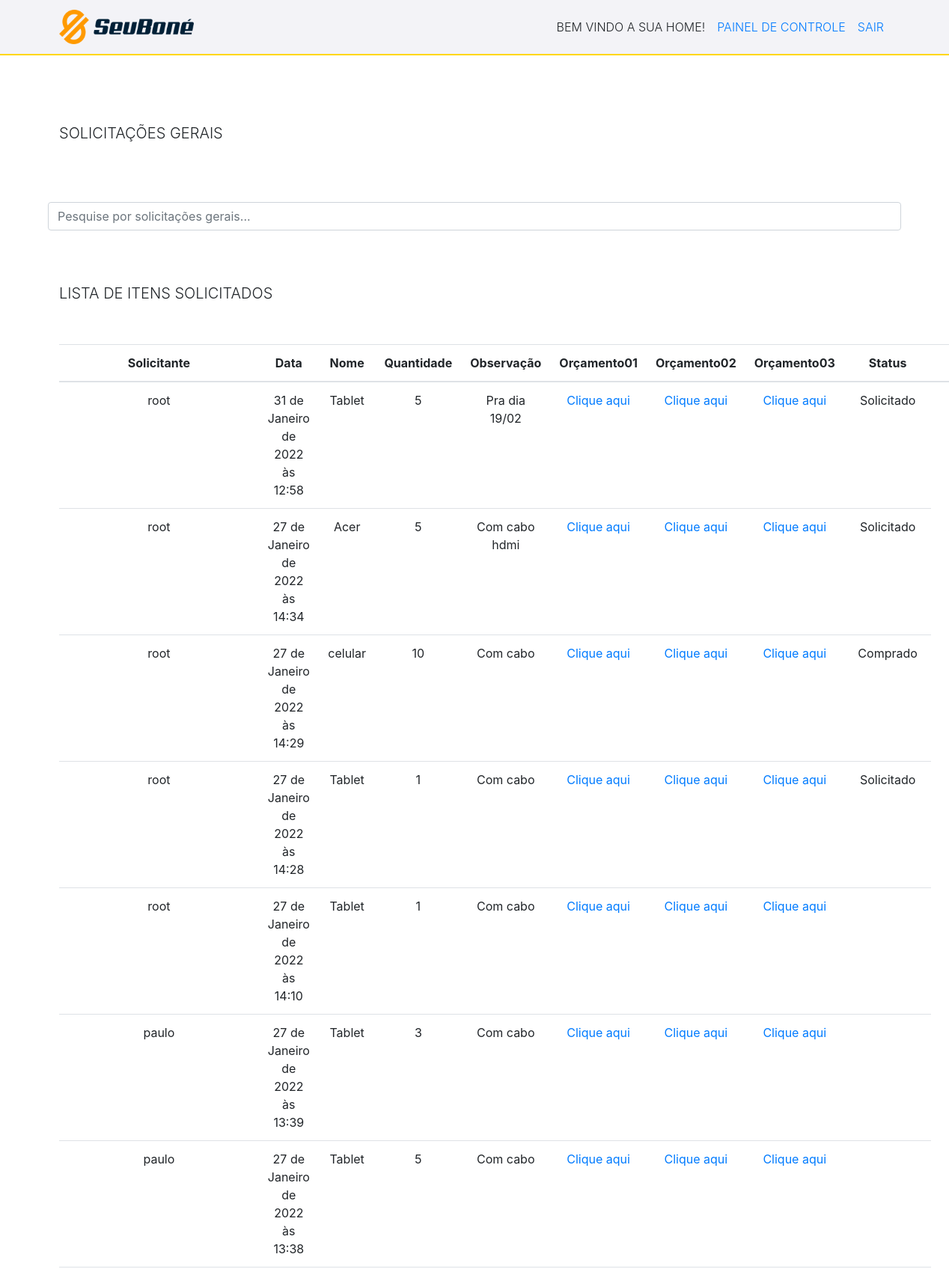
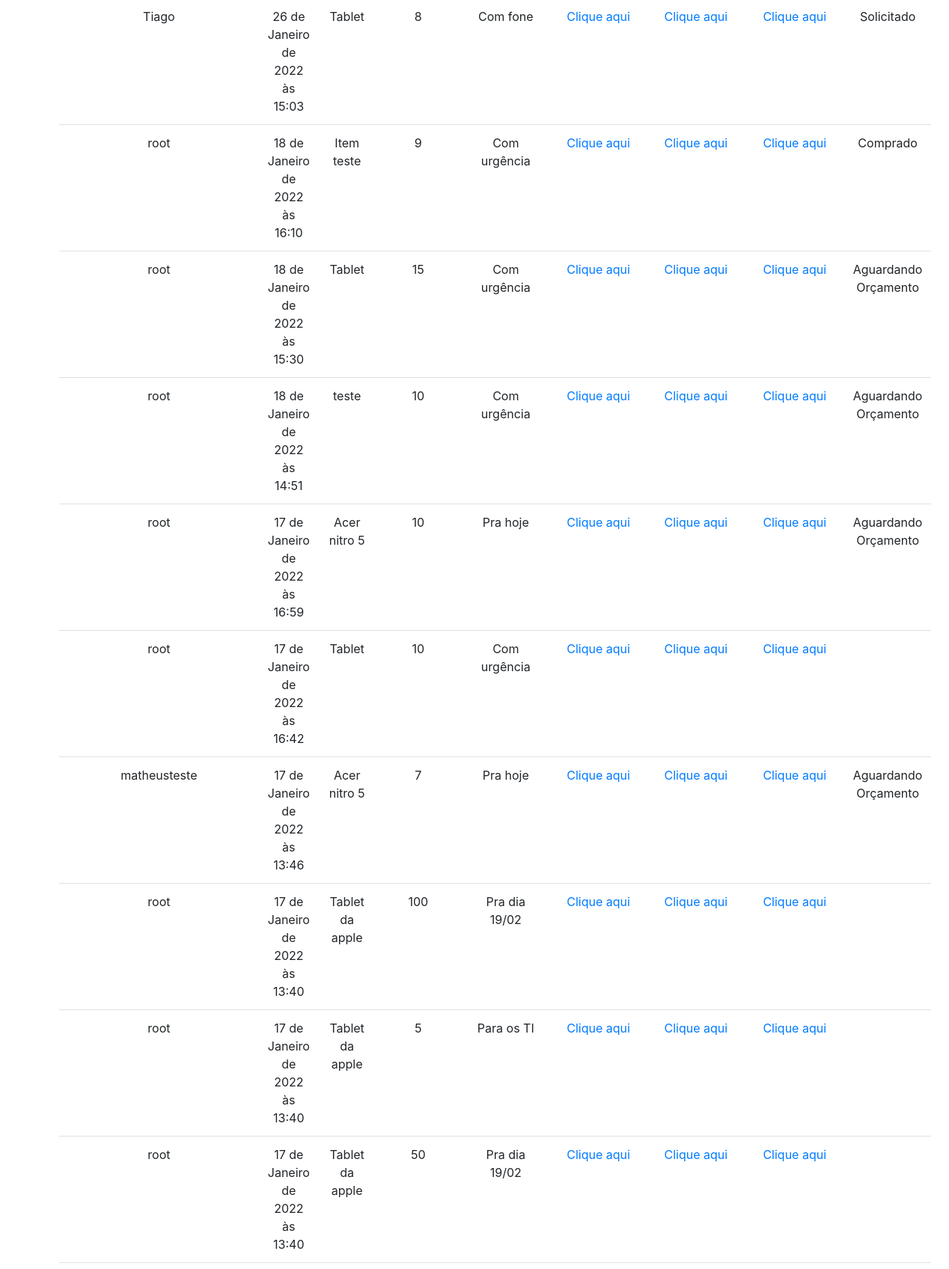
/solicitacoesGerais/ (signed in, upper part), run on the app's committed database (2 pictures, top to bottom).
### tasks/models.py (models this page shows, shortened)
class Task(models.Model):
    STATUS = (
        ('solicitado', 'Solicitado'),
        ('Comprado', 'Comprado'),
        ('Aguardando Orçamento', 'Aguardando Orçamento'),
        ('Recebido', 'Recebido'),
    )
    nome_item = models.CharField(max_length=255)
    quantidade = models.IntegerField(blank=True, null=True)
    observação = models.CharField(max_length=255, null=True)
    orçamento01 = models.FileField(upload_to='', blank=True, null=True) #onde o upload irá ficar tem que ser definido no Media_Root (settigns.py do projeto todo) (quando o site tiver no servidor deve se especificar uma outra pasta)
    orçamento02 = models.FileField(upload_to='', blank=True, null=True)
    orçamento03 = models.FileField(upload_to='', blank=True, null=True)
    status = models.CharField(
        max_length=22, #aqui precisa ficar o nmr máximo de caracteres que o status terá (ou seja colocamos o nmr máximo da maior palavra)
        choices=STATUS,
    )
    user = models.ForeignKey(get_user_model(), on_delete=models.CASCADE) #aqui será armazenado o id do usuário então iremos filtrar as solicitações de cada usuário para que cada usuário veja somente as suas.
    created_at = models.DateTimeField(auto_now_add=True)
    updated_at =models.DateTimeField(auto_now=True)

### tasks/views.py (the view)
# urls.py: path('solicitacoesGerais/', views.solicitacoesGerais, name="solicitacoesGerais"),
@login_required
def solicitacoesGerais(request):
    tasks_list = Task.objects.all().order_by('-created_at')
    return render(request, 'tasks/gerais.html', {'tasks': tasks_list})

### tasks/templates/tasks/gerais.html (shortened to what this page needs)
{% extends 'base.html' %}
{% block content %}
<br>
<br>
<br>
<h5 class=" container text-uppercase font-weight-light text-monospace">Solicitações gerais</h5>
<br>
<br>
<br>
<div class="col-12 container ajustePesquisar" >
    <input class="form-control container" id="myInput" type="text" placeholder="Pesquise por solicitações gerais..." >
 </div>
 <br>
<br>
<br>
<div class="container" >
<h5 class="text-uppercase font-weight-light text-monospace">Lista de itens solicitados</h5>
</div>
<br>
<br>
<div class="container" >
<div class="tabela">
<table class="table">
<thead>
<tr>
    <th style="text-align: center;" >Solicitante</th>
    <th style="text-align: center;" >Data</th>
    <th style="text-align: center;" >Nome</th>
    <th style="text-align: center;" >Quantidade</th>
    <th style="text-align: center;" >Observação</th>
    <th style="text-align: center;" >Orçamento01</th>
    <th style="text-align: center;" >Orçamento02</th>
    <th style="text-align: center;" >Orçamento03</th>
    <th style="text-align: center;" >Status</th>
    <th></th>
</tr>
</thead>
<tbody id="myTable" class="alinhar">
{% for task in tasks %}
<tr>
    <td style="text-align: center;" >{{task.user}}</td>
    <td style="text-align: center;" >{{task.created_at}}</td>
    <td style="text-align: center;" >{{task.nome_item}}</td>
    <td style="text-align: center;" >{{task.quantidade}}</td>
    <td style="text-align: center;" >{{task.observação}}</td>
    <td style="text-align: center;" ><a href="/midia/{{task.orçamento01}}" >Clique aqui</a></td>
    <td style="text-align: center;" ><a href="/midia/{{task.orçamento02}}" >Clique aqui</a></td>
    <td style="text-align: center;" ><a href="/midia/{{task.orçamento03}}" >Clique aqui</a></td>
    <td style="text-align: center;" >{{task.status}}</a></td>
</tr>
{% endfor %}
</tbody>
</table>
<br>
<br>
<br>
<br>
<br>
<br>
<br>
<br>
</div>
</div>
{% endblock %}

### tasks/templates/base.html (style rules this page uses)
html, body { background-color: #ffffff; }

### data on the page
Task: user "root", created_at "31 de Janeiro de 2022 às 12:58", nome_item "Tablet", quantidade "5", observação "Pra dia 19/02", status "Solicitado"
Task: user "root", created_at "27 de Janeiro de 2022 às 14:34", nome_item "Acer", quantidade "5", observação "Com cabo hdmi", status "Solicitado"
Task: user "root", created_at "27 de Janeiro de 2022 às 14:29", nome_item "celular", quantidade "10", observação "Com cabo", status "Comprado"
Task: user "root", created_at "27 de Janeiro de 2022 às 14:28", nome_item "Tablet", quantidade "1", observação "Com cabo", status "Solicitado"
Task: user "root", created_at "27 de Janeiro de 2022 às 14:10", nome_item "Tablet", quantidade "1", observação "Com cabo"
Task: user "paulo", created_at "27 de Janeiro de 2022 às 13:39", nome_item "Tablet", quantidade "3", observação "Com cabo"
Task: user "paulo", created_at "27 de Janeiro de 2022 às 13:38", nome_item "Tablet", quantidade "5", observação "Com cabo"
Task: user "Tiago", created_at "26 de Janeiro de 2022 às 15:03", nome_item "Tablet", quantidade "8", observação "Com fone", status "Solicitado"
Task: user "root", created_at "18 de Janeiro de 2022 às 16:10", nome_item "Item teste", quantidade "9", observação "Com urgência", status "Comprado"
Task: user "root", created_at "18 de Janeiro de 2022 às 15:30", nome_item "Tablet", quantidade "15", observação "Com urgência", status "Aguardando Orçamento"
Task: user "root", created_at "18 de Janeiro de 2022 às 14:51", nome_item "teste", quantidade "10", observação "Com urgência", status "Aguardando Orçamento"
Task: user "root", created_at "17 de Janeiro de 2022 às 16:59", nome_item "Acer nitro 5", quantidade "10", observação "Pra hoje", status "Aguardando Orçamento"
Task: user "root", created_at "17 de Janeiro de 2022 às 16:42", nome_item "Tablet", quantidade "10", observação "Com urgência"
Task: user "matheusteste", created_at "17 de Janeiro de 2022 às 13:46", nome_item "Acer nitro 5", quantidade "7", observação "Pra hoje", status "Aguardando Orçamento"
Task: user "root", created_at "17 de Janeiro de 2022 às 13:40", nome_item "Tablet da apple", quantidade "100", observação "Pra dia 19/02"
Task: user "root", created_at "17 de Janeiro de 2022 às 13:40", nome_item "Tablet da apple", quantidade "5", observação "Para os TI"
Task: user "root", created_at "17 de Janeiro de 2022 às 13:40", nome_item "Tablet da apple", quantidade "50", observação "Pra dia 19/02"
